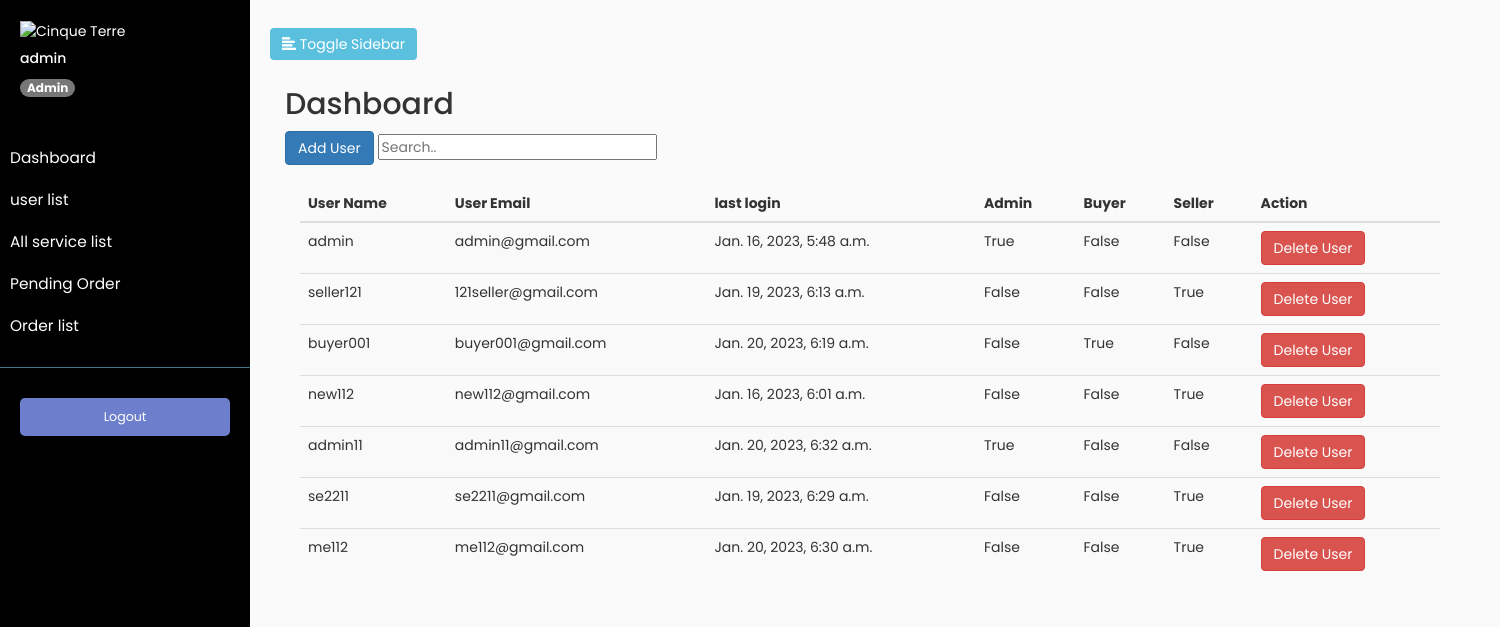
Screenshot of /customadmin/userlist (signed in) with the database file from the repository.
### account/models.py (models this page shows)
class User(AbstractUser):
    is_admin = models.BooleanField('Is admin', default=False)
    is_buyer= models.BooleanField('Is buyer', default=False)
    is_seller =models.BooleanField('Is seller', default=False)

### customAdminPanel/views.py (the view)
# urls.py: path('userlist', views.userlist,name='userlist'),
def userlist(request):
    context ={}
    form = UserForm(request.POST or None)
    if form.is_valid():
        form.save()
    context['form']= form
    context['alluserlist']= User.objects.all()
    return render(request,'adminpanel/alluserlist.html',context)

### customAdminPanel/forms.py
class UserForm (forms.ModelForm):
    class Meta:
        model = User
        fields = '__all__'

### templates/adminpanel/alluserlist.html (shortened to what this page needs)
{% extends "adminpanel/baseAdminDashboard.html" %}
{% block content %}
{% load crispy_forms_tags %}
<button type="button" class="btn btn-primary" data-toggle="modal" data-target="#exampleModal">
    Add User
  </button>
  <input id="myInput" type="text" placeholder="Search..">
  <br><br>
          <div class="container">
            <table class="table table-striped">
              <thead>
                <tr>
                  <th scope="col">User Name</th>
                  <th scope="col">User Email</th>
                  <th scope="col">last login</th>
                  <th scope="col">Admin</th>
                  <th scope="col">Buyer</th>
                  <th scope="col">Seller</th>
                  <th scope="col">Action</th>
                </tr>
              </thead>
              <tbody id="myTable">
                {% for data in  alluserlist %}
                <tr>
                  <td>{{data.username}}</td>
                  <td>{{data.email}}</td>
                  <td>{{data.last_login}}</td>
                  <td>{{data.is_superuser}}</td>
                  <td>{{data.is_buyer}}</td>
                  <td>{{data.is_seller}}</td>
                    <td><a href="userlist/delete?user={{data.id}}" class="btn btn-danger">Delete User</a></td>
                </tr>
                {% endfor %}
              </tbody>
            </table>
            {% endblock %}

### templates/adminpanel/baseAdminDashboard.html (shortened to what this page needs)
<!doctype html>
<html lang="en">
  <head>
    <link rel="stylesheet" href="https://maxcdn.bootstrapcdn.com/bootstrap/3.4.0/css/bootstrap.min.css">
  </head>
  <body>
    {% if user.is_authenticated and user.is_superuser %}
    <div class="wrapper">
      <nav id="sidebar">
        <div class="sidebar-header">
          <img src="https://t3.ftcdn.net/jpg/03/46/83/96/360_F_346839683_6nAPzbhpSkIpb8pmAwufkC7c5eD7wYws.jpg" width="120px" height="120px" class="rounded" alt="Cinque Terre">
        <h5>{{user.username}}</h5>
        <a href="#" class="badge badge-success">Admin</a>
        </div>
        <ul class="list-unstyled components">
          <li>
            <a href="{% url 'dashboard' %}">Dashboard</a>
          </li>
          <li>
            <a href="{% url 'userlist' %}">user list</a>
          </li>
           <li>
            <a href="{% url 'allservicelist' %}">All service list</a>
          </li>
          <li>
            <a href="{% url 'allpendingorderlist' %}">Pending Order</a>
          </li>
          <li>
            <a href="{% url 'allorderlist' %}">Order list</a>
          </li>
        </ul>
        <ul class="list-unstyled CTAs mt-5">
          <li><a href="{% url 'adminlogout' %}" class="article">Logout</a></li>
        </ul>
      </nav>
      <div id="content">
              <button type="button" id="sidebarCollapse" class="btn btn-info navbar-btn">
                                    <i class="glyphicon glyphicon-align-left"></i>
                                    <span>Toggle Sidebar</span>
                                </button>
          <div class="container-fluid">
        <h2>Dashboard</h2>
        {% block content %}
        {% endblock %}
      {% else %}
        <script>
        window.location.href = "http://127.0.0.1:8000/customadmin/adminpanel";
        alert("Please Login First")
        </script>
      {% endif %}
  </body>
</html>

### templates/adminpanel/baseAdminDashboard.html (style rules this page uses)
body { font-family: 'Poppins', sans-serif; background: #fafafa; }
a, a:hover, a:focus { text-decoration: none; transition: all 0.3s; }
.navbar-btn { box-shadow: none; outline: none !important; border: none; }
.wrapper { display: flex; align-items: stretch; }
#sidebar { min-width: 250px; max-width: 250px; background: #000000; color: #fff; transition: all 0.3s; }
#sidebar a, #sidebar a:hover, #sidebar a:focus { color: inherit; }
#sidebar .sidebar-header { padding: 20px; background: #000000; }
#sidebar ul.components { padding: 20px 0; border-bottom: 1px solid #47748b; }
#sidebar ul li a { padding: 10px; font-size: 1.1em; display: block; }
ul.CTAs { padding: 20px; }
ul.CTAs a { text-align: center; font-size: 0.9em !important; display: block; border-radius: 5px; margin-bottom: 5px; }
a.article, a.article:hover { background: #6d7fcc !important; color: #fff !important; }
#content { padding: 20px; min-height: 100vh; transition: all 0.3s; }

### rows the page displays
User: username "admin", email "admin@gmail.com", last_login "Jan. 16, 2023, 5:48 a.m.", is_superuser "True", is_buyer "False", is_seller "False"
User: username "seller121", email "121seller@gmail.com", last_login "Jan. 19, 2023, 6:13 a.m.", is_superuser "False", is_buyer "False", is_seller "True"
User: username "buyer001", email "buyer001@gmail.com", last_login "Jan. 20, 2023, 6:19 a.m.", is_superuser "False", is_buyer "True", is_seller "False"
User: username "new112", email "new112@gmail.com", last_login "Jan. 16, 2023, 6:01 a.m.", is_superuser "False", is_buyer "False", is_seller "True"
User: username "admin11", email "admin11@gmail.com", last_login "Jan. 20, 2023, 6:32 a.m.", is_superuser "True", is_buyer "False", is_seller "False"
User: username "se2211", email "se2211@gmail.com", last_login "Jan. 19, 2023, 6:29 a.m.", is_superuser "False", is_buyer "False", is_seller "True"
User: username "me112", email "me112@gmail.com", last_login "Jan. 20, 2023, 6:30 a.m.", is_superuser "False", is_buyer "False", is_seller "True"
